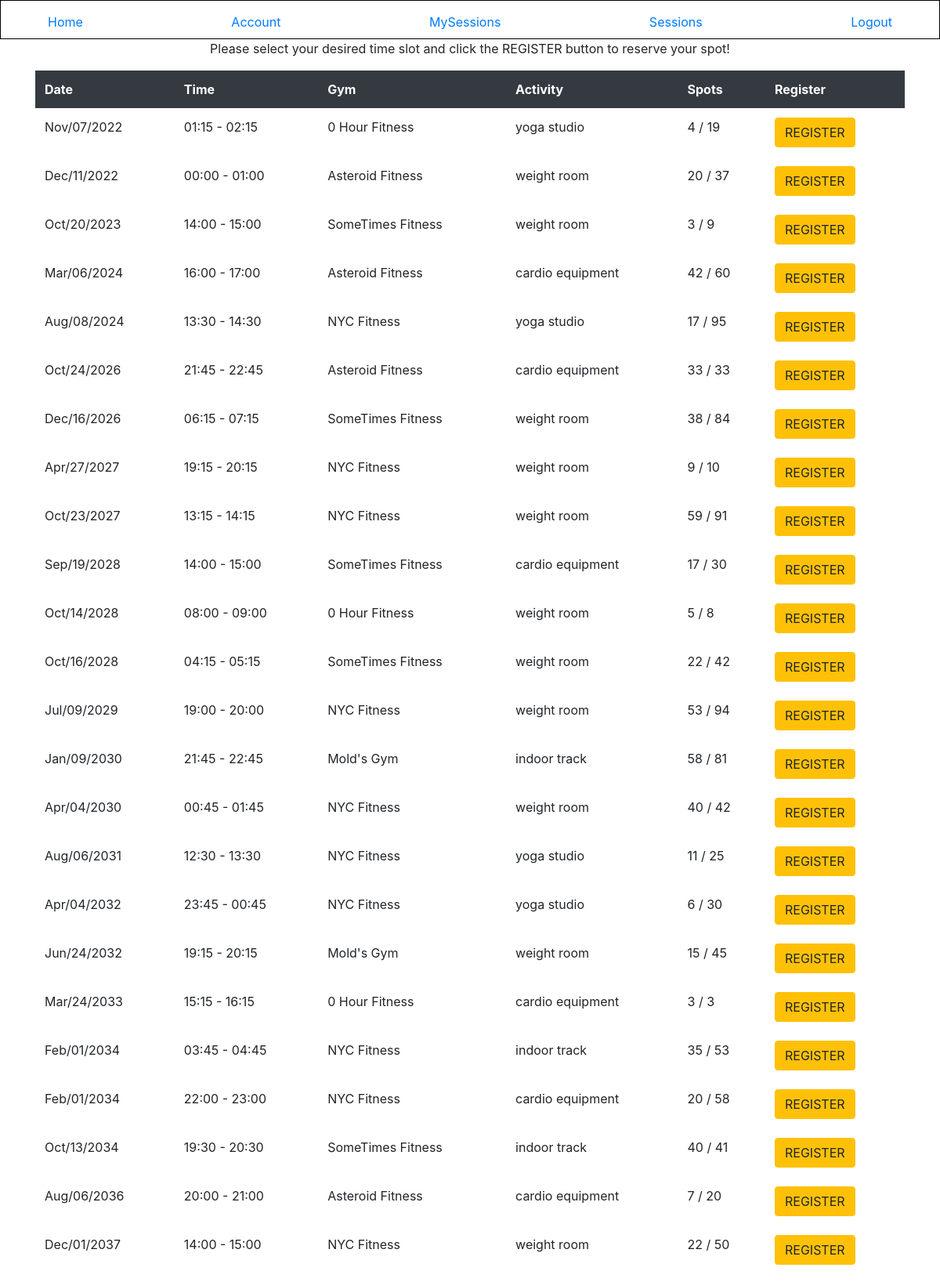
Page /sessions (signed in, upper part) on the committed database.
### gym_reservation/models/gym_session.py (models this page shows, shortened)
class GymSession(db.Model):
    id = db.Column(db.Integer, primary_key=True)
    time_start = db.Column(db.DateTime, nullable=False, default=datetime.utcnow)
    time_end = db.Column(db.DateTime, nullable=False, default=datetime.utcnow)
    gym_id = db.Column(db.Integer, db.ForeignKey("gym.id"), nullable=False)
    capacity = db.Column(db.Integer, nullable=False)
    spots_remaining = db.Column(db.Integer, nullable=False)
    activity = db.Column(db.String, nullable=False)

### gym_reservation/models/gym.py (models this page shows, shortened)
class Gym(db.Model):
    id = db.Column(db.Integer, primary_key=True)
    name = db.Column(db.String(20), unique=True, nullable=False)
    address = db.Column(db.String(120), nullable=False)
    phone = db.Column(db.String(12), nullable=False)
    email = db.Column(db.String(120), unique=True, nullable=False)
    sessions = db.relationship("GymSession")

### gym_reservation/sessions/routes.py (the view)
@sessions.route("/sessions", methods=["GET", "POST"])
def gym_sessions():
    gyms = Gym.query.all()
    user_sessions = db.session\
    .query(UserSession)\
    .filter(UserSession.user_id == current_user.id)\
    .all()
    registered_session_ids = [s.session_id for s in user_sessions]
    gyms_and_sessions = db.session\
    .query(GymSession)\
    .filter(~GymSession.id.in_(registered_session_ids))\
    .filter(GymSession.time_start >= datetime.now())\
    .filter(GymSession.spots_remaining > 0)\
    .order_by(GymSession.time_start)\
    .order_by(GymSession.time_end)\
    .join(Gym)
    return render_template("sessions.html", title="Sessions", sessions=gyms_and_sessions, gyms=gyms)

### gym_reservation/models/user.py (called while the page is built)
@login_manager.user_loader
def load_user(user_id):
    return User.query.get(int(user_id))

### gym_reservation/templates/sessions.html
{% extends "layout.html" %}
{% block content %}
    <p class="text-center">Please select your desired time slot and click the REGISTER button to reserve your spot!</p>
    <table style="width:100%" class="table table-hover table-borderless">
        <thead class="thead-dark">
            <tr>
                <th>Date</th>
                <th>Time</th>
                <th>Gym</th>
                <th>Activity</th>
                <th>Spots</th>
                <th>Register</th>
            </tr>
        </thead>
        <tbody>
            {% for session in sessions %}
                <tr>
                    <td>{{ session.time_start.strftime("%b/%d/%Y") }}</td>
                    <td>{{ session.time_start.strftime("%H:%M") }} - {{ session.time_end.strftime("%H:%M") }}</td>
                    {% for gym in gyms %}
                        {% if session.gym_id == gym.id %}
                            <td>{{ gym.name }}</td>
                        {% endif %}
                    {% endfor %}
                    <td>{{ session.activity }}</td>
                    <td>{{ session.spots_remaining}} / {{ session.capacity }}</td>
                    <td>
                        <a href="{{ url_for("sessions.register_session", id=session.id) }}"><button class="btn btn-warning">REGISTER</button></a>
                    </td>
                </tr>
            {% endfor %}
        </tbody>
    </table>
{% endblock content %}

### rows in the picture
GymSession: time_start "Nov/07/2022", time_start "01:15", time_end "02:15", activity "yoga studio", spots_remaining "4", capacity "19"
Gym: name "0 Hour Fitness"
GymSession: time_start "Dec/11/2022", time_start "00:00", time_end "01:00", activity "weight room", spots_remaining "20", capacity "37"
Gym: name "Asteroid Fitness"
GymSession: time_start "Oct/20/2023", time_start "14:00", time_end "15:00", activity "weight room", spots_remaining "3", capacity "9"
Gym: name "SomeTimes Fitness"
GymSession: time_start "Mar/06/2024", time_start "16:00", time_end "17:00", activity "cardio equipment", spots_remaining "42", capacity "60"
GymSession: time_start "Aug/08/2024", time_start "13:30", time_end "14:30", activity "yoga studio", spots_remaining "17", capacity "95"
Gym: name "NYC Fitness"
GymSession: time_start "Oct/24/2026", time_start "21:45", time_end "22:45", activity "cardio equipment", spots_remaining "33", capacity "33"
GymSession: time_start "Dec/16/2026", time_start "06:15", time_end "07:15", activity "weight room", spots_remaining "38", capacity "84"
GymSession: time_start "Apr/27/2027", time_start "19:15", time_end "20:15", activity "weight room", spots_remaining "9", capacity "10"
GymSession: time_start "Oct/23/2027", time_start "13:15", time_end "14:15", activity "weight room", spots_remaining "59", capacity "91"
GymSession: time_start "Sep/19/2028", time_start "14:00", time_end "15:00", activity "cardio equipment", spots_remaining "17", capacity "30"
GymSession: time_start "Oct/14/2028", time_start "08:00", time_end "09:00", activity "weight room", spots_remaining "5", capacity "8"
GymSession: time_start "Oct/16/2028", time_start "04:15", time_end "05:15", activity "weight room", spots_remaining "22", capacity "42"
GymSession: time_start "Jul/09/2029", time_start "19:00", time_end "20:00", activity "weight room", spots_remaining "53", capacity "94"
GymSession: time_start "Jan/09/2030", time_start "21:45", time_end "22:45", activity "indoor track", spots_remaining "58", capacity "81"
Gym: name "Mold's Gym"
GymSession: time_start "Apr/04/2030", time_start "00:45", time_end "01:45", activity "weight room", spots_remaining "40", capacity "42"
GymSession: time_start "Aug/06/2031", time_start "12:30", time_end "13:30", activity "yoga studio", spots_remaining "11", capacity "25"
GymSession: time_start "Apr/04/2032", time_start "23:45", time_end "00:45", activity "yoga studio", spots_remaining "6", capacity "30"
GymSession: time_start "Jun/24/2032", time_start "19:15", time_end "20:15", activity "weight room", spots_remaining "15", capacity "45"
GymSession: time_start "Mar/24/2033", time_start "15:15", time_end "16:15", activity "cardio equipment", spots_remaining "3", capacity "3"
GymSession: time_start "Feb/01/2034", time_start "03:45", time_end "04:45", activity "indoor track", spots_remaining "35", capacity "53"
GymSession: time_start "Feb/01/2034", time_start "22:00", time_end "23:00", activity "cardio equipment", spots_remaining "20", capacity "58"
GymSession: time_start "Oct/13/2034", time_start "19:30", time_end "20:30", activity "indoor track", spots_remaining "40", capacity "41"
GymSession: time_start "Aug/06/2036", time_start "20:00", time_end "21:00", activity "cardio equipment", spots_remaining "7", capacity "20"
GymSession: time_start "Dec/01/2037", time_start "14:00", time_end "15:00", activity "weight room", spots_remaining "22", capacity "50"
